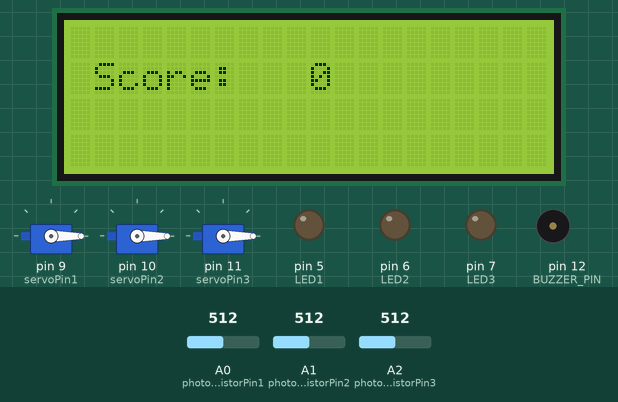
This sketch was run on a simulated Arduino Uno, built with avr-gcc and run on an emulated ATmega328P. Parts: 20×4 character LCD, 3 × servo, output pins drawn as LEDs (lit = HIGH), buzzer (waves = sounding, pin HIGH). The inputs (shaded band) are chosen by the test bench; at power-on: A2 (photoresistorPin3) = 512, A0 (photoresistorPin1) = 512, A1 (photoresistorPin2) = 512. Random numbers use the default seed unless the sketch sets one; what the sketch prints to the serial monitor is not drawn.

Above: at 3.8 s.
At 7.3 s:
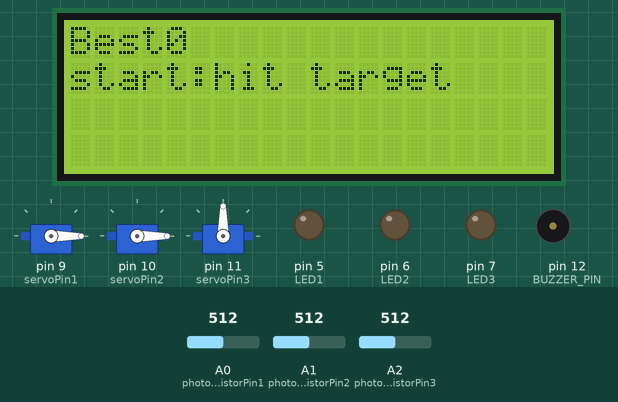
7.4 s: A2 (photoresistorPin3) set to 544
8.9 s: A2 (photoresistorPin3) set to 570
At 9.3 s:
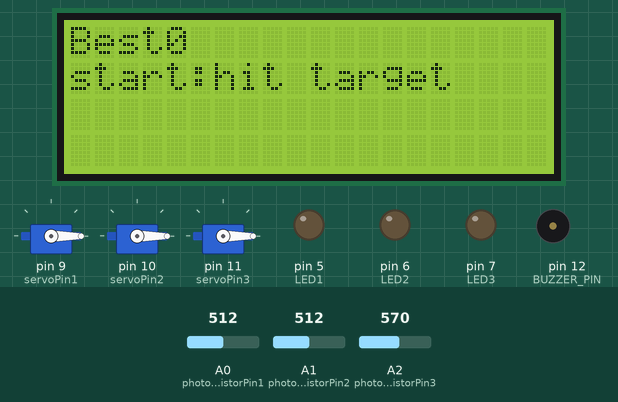
At 11.8 s:
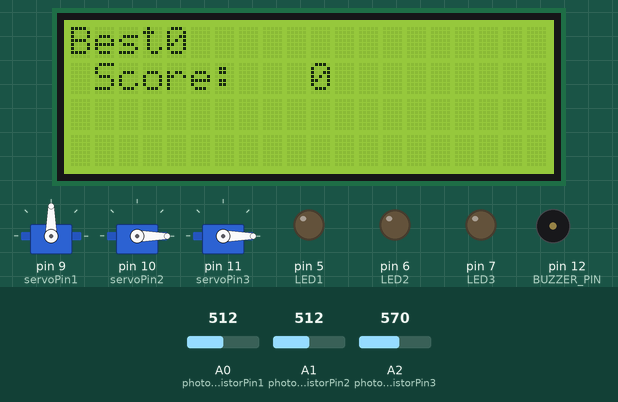
Timing chart, 0 to 30.9 s (numbered marks = the images above; inputs shaded):
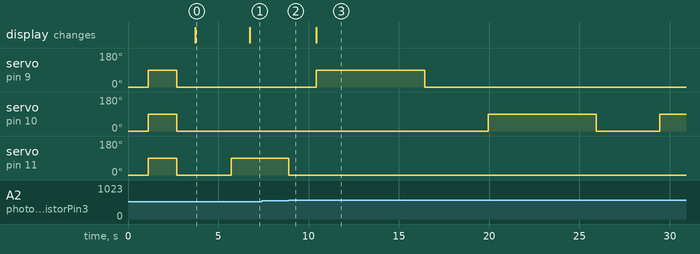

The sketch:

targetReal.ino
```cpp
#include <Wire.h>
#include <Servo.h>
#include <LiquidCrystal_I2C.h>

//--- 설정 값 (여기서 게임을 조절하세요!) ---
const int hitOffset = 50;
const int targetUpTime = 4500;  // 4.5초로 수정 (원하는 시간으로 설정)
const int delayAfterHit = 2000;

//--- 하드웨어 핀 설정 ---
const int photoresistorPin1 = A0;
const int servoPin1 = 9;
const int photoresistorPin2 = A1;
const int servoPin2 = 10;
const int photoresistorPin3 = A2;
const int servoPin3 = 11;
const int BUZZER_PIN = 12;
const int LED1 = 5;
const int LED2 = 6;
const int LED3 = 7; // BUZZER_PIN과 동일합니다. 핀 번호를 8번 등으로 바꿔야 합니다.
                    // 만약 LED3이 7번이 맞다면 부저와 동시에 켜집니다.
                    // 여기서는 핀 번호를 8로 수정했다고 가정합니다.
                    // const int LED3 = 8;


//--- 서보모터 각도 설정 ---
const int servoUpAngle = 90;
const int servoDownAngle = 0;

//--- LCD 설정 ---
LiquidCrystal_I2C lcd(0x27, 20, 4);

//--- 서보모터 객체 생성 ---
Servo targetServo1;
Servo targetServo2;
Servo targetServo3;

//--- 게임 변수 ---
int targetSequence[] = {1, 2, 3, 1, 2, 3, 1, 2, 3, 1, 2, 3};
int sequenceLength = sizeof(targetSequence) / sizeof(int);
int currentSequenceIndex = 0;
int score = 0;
int startLightValue = 0;
int highScore = 0;
bool targetIsUp = false;
bool gameRunning = false;
bool idleIsUp = false;
unsigned long gameStartTime;
unsigned long targetUpStartTime;
unsigned long nextTargetTime;
int baseLightValue1 = 0;
int baseLightValue2 = 0;
int baseLightValue3 = 0;
bool hit = false;


//--- 비차단(Non-Blocking) 타이머를 위한 변수 ---
bool isServoMoving = false;      // 서보가 현재 움직이는 중인지 여부
unsigned long servoMoveStartTime = 0; // 서보 움직임 시작 시간
const long servoMoveDuration = 1500; // 서보가 움직이는 데 걸리는 시간 (기존 delay)

bool isLedOn = false;          // LED가 켜져있는지 여부
unsigned long ledOnStartTime = 0;   // LED 켜기 시작한 시간
const long ledOnDuration = 1500;    // LED 켜져있는 시간

// (setupServo, updateScoreboard, playArcadeScream, idleGame 함수는 기존과 동일)
// ... (기존 setupServo 함수) ...
void setupServo(){
  targetServo1.attach(servoPin1);
  targetServo2.attach(servoPin2);
  targetServo3.attach(servoPin3);
  targetServo1.write(servoDownAngle);
  targetServo2.write(servoDownAngle);
  targetServo3.write(servoDownAngle);
  delay(1000); // setup()에서는 delay 사용 가능
  targetServo1.write(servoUpAngle);
  targetServo2.write(servoUpAngle);
  targetServo3.write(servoUpAngle);
  delay(1500);
  baseLightValue1 = analogRead(photoresistorPin1);
  baseLightValue2 = analogRead(photoresistorPin2);
  baseLightValue3 = analogRead(photoresistorPin3);
  Serial.println("--- Sensor Calibration ---");
  Serial.print("Target 1 Base Light: ");
  Serial.println(baseLightValue1);
  Serial.print("Target 2 Base Light: ");
  Serial.println(baseLightValue2);
  Serial.print("Target 3 Base Light: ");
  Serial.println(baseLightValue3);
  Serial.println("--------------------------");
  targetServo1.write(servoDownAngle);
  targetServo2.write(servoDownAngle);
  targetServo3.write(servoDownAngle);
  delay(1000);
}
// ... (기존 updateScoreboard 함수) ...
void updateScoreboard() {
  lcd.setCursor(0, 1);
  lcd.print("                ");
  lcd.setCursor(0, 1);
  lcd.print(" Score:   " + String(score));
}
// ... (기존 playArcadeScream 함수) ...
void playArcadeScream() {
  for (int hz = 2400; hz > 1000; hz -= 120) {
    tone(BUZZER_PIN, hz, 20);
    delay(10);
    tone(BUZZER_PIN, hz - 180, 20);
    delay(10);
  }
  for (int hz = 1000; hz > 300; hz -= 50) {
    tone(BUZZER_PIN, hz, 10);
    delay(5);
  }
  noTone(BUZZER_PIN);
}

void shuffleArray(int arr[], int size) {
  // 배열의 마지막 요소부터 첫 번째 요소까지 역순으로 반복
  for (int i = size - 1; i > 0; i--) {
    // 0부터 i (포함) 사이의 무작위 인덱스 j를 선택
    // random(i + 1)은 0부터 i까지의 정수를 반환합니다.
    long j = random(i + 1);

    // arr[i]와 arr[j]의 위치를 교환 (swap)
    int temp = arr[i];
    arr[i] = arr[j];
    arr[j] = temp;
  }
}

// ... (기존 idleGame 함수) ...
void idleGame(){
  if (!idleIsUp) {
      delay(2000); // idleGame은 게임 시작 전이므로 delay 사용 가능
      targetServo3.write(servoUpAngle);
      delay(1000);

      lcd.setCursor(0, 0);
      lcd.print("Best" + String(highScore));

      lcd.setCursor(0, 1);
      lcd.print("start:hit target");
      idleIsUp = true;

      startLightValue = analogRead(photoresistorPin3);
    }
    int idleCurrent = analogRead(photoresistorPin3);

    if (startLightValue + hitOffset < idleCurrent) {
      targetServo3.write(servoDownAngle);
      delay(1500);
      gameRunning = true;
      currentSequenceIndex = 0;
      score = 0;
      randomSeed(analogRead(A0));
      shuffleArray(targetSequence, sequenceLength);
      updateScoreboard(); // 점수판 초기화
      // 게임 시작 시 Best 스코어만 남기기
      lcd.setCursor(8, 0);
      lcd.print("        ");
    }
}


//--- 초기 설정 함수 ---
void setup() {
  Serial.begin(9600);
  lcd.init();
  lcd.init();
  lcd.backlight();
  pinMode(BUZZER_PIN, OUTPUT);
  setupServo();
  gameStartTime = millis();
  nextTargetTime = gameStartTime + 1000;
  updateScoreboard();
  pinMode(LED1, OUTPUT);
  pinMode(LED2, OUTPUT);
  pinMode(LED3, OUTPUT);
}


//--- (수정됨) 표적 올리는 함수 ---
void raiseTarget(int targetNum) {
  if (targetNum == 1) {
    targetServo1.write(servoUpAngle);
  }
  else if (targetNum == 2) {
    targetServo2.write(servoUpAngle);
  }
  else {
    targetServo3.write(servoUpAngle);
  }

  // delay(1500); <-- 제거!

  isServoMoving = true;           // 서보가 움직이기 시작했다고 표시
  servoMoveStartTime = millis();  // 움직임 시작 시간 기록

  Serial.println("--------------------");
  Serial.println("Target " + String(targetNum) + " RAISING...");
}

//--- (수정됨) 표적 내리는 함수 ---
void lowerTarget(int targetNum) {
  if (hit == true) { // 맞췄을 때만 LED 켜기
    isLedOn = true;
    ledOnStartTime = millis(); // LED 켜진 시간 기록
    if (targetNum == 1) {
      digitalWrite(LED1, HIGH);
    } else if (targetNum == 2) {
      digitalWrite(LED2, HIGH);
    } else {
      digitalWrite(LED3, HIGH);
    }
  }

  // 서보 내리기
  if (targetNum == 1) {
    targetServo1.write(servoDownAngle);
  } else if (targetNum == 2) {
    targetServo2.write(servoDownAngle);
  } else {
    targetServo3.write(servoDownAngle);
  }

  // delay(1500) 등 모든 딜레이 제거!

  isServoMoving = true;           // 서보가 움직이기 시작했다고 표시
  servoMoveStartTime = millis();  // 움직임 시작 시간 기록

  Serial.println("Target " + String(targetNum) + " LOWERING...");
}

//--- (수정됨) 메인 루프 함수 ---
void loop() {
  unsigned long currentTime = millis();

  // --- 1. 비차단 LED 끄기 관리 ---
  // LED가 켜져있고, 켜진 시간이 ledOnDuration(1.5초)를 지났으면 LED를 끈다.
  if (isLedOn && (currentTime - ledOnStartTime > ledOnDuration)) {
    isLedOn = false;
    digitalWrite(LED1, LOW);
    digitalWrite(LED2, LOW);
    digitalWrite(LED3, LOW);
  }

  // --- 2. 비차단 서보 움직임 관리 ---
  // 서보가 움직이는 중(isServoMoving == true)일 때
  if (isServoMoving) {
    // 서보가 움직인지 1.5초가 지났는지 확인
    if (currentTime - servoMoveStartTime > servoMoveDuration) {
      isServoMoving = false; // 서보 움직임 완료

      // 서보 움직임이 끝난 후 처리
      if (targetIsUp) {
        // 표적이 올라와 있었으니, 방금 동작은 '내리기'였음
        targetIsUp = false;
        currentSequenceIndex++; // 다음 표적으로 이동
        nextTargetTime = currentTime + delayAfterHit; // 다음 표적까지 딜레이
        Serial.println("Target DOWN complete.");
      }
      else {
        // 표적이 내려가 있었으니, 방금 동작은 '올리기'였음
        targetIsUp = true;
        targetUpStartTime = currentTime; // 표적이 올라온 시간 기록 (타이머 시작!)
        Serial.println("Target UP complete.");
      }
    }
    // 서보가 아직 움직이는 중이면 (1.5초가 안 지났으면)
    // 센서 읽기 등 다른 로직을 실행하지 않고 loop를 빠져나간다.
    // (빠르게 다음 loop()를 실행하며 시간 체크)
    return;
  }

  // --- 3. 게임 실행 로직 (서보가 멈춰있을 때만 실행됨) ---
  if (!gameRunning) {
    idleGame(); // 게임 시작 대기
  }
  else {
    // --- 4. 게임 종료 확인 ---
    if (currentSequenceIndex >= sequenceLength) {
      if (score > highScore) {
        highScore = score;
        lcd.setCursor(0, 0);
        lcd.print("Best" + String(highScore));
      }
      lcd.setCursor(8, 0);
      lcd.print(" You" + String(score));
      gameRunning = false;
      idleIsUp = false;
      return;
    }

    // --- 5. 표적 올릴 시간 확인 ---
    // (표적이 내려가 있고, 서보가 안 움직이고, 다음 표적 올릴 시간이 되었을 때)
    if (!targetIsUp && currentTime >= nextTargetTime) {
      raiseTarget(targetSequence[currentSequenceIndex]);
    }

    // --- 6. 표적이 올라와 있을 때 (히트 또는 타임아웃 확인) ---
    // (표적이 올라와 있고, 서보가 안 움직일 때)
    if (targetIsUp) {
      hit = false;
      int currentTarget = targetSequence[currentSequenceIndex];
      int currentLightValue = 0;
      unsigned long timeSinceUp = currentTime - targetUpStartTime;

      // ... (기존 히트 판정 로직 - 동일) ...
      if (currentTarget == 1) {
        currentLightValue = analogRead(photoresistorPin1);
        if (currentLightValue > baseLightValue1 + hitOffset) {
          hit = true;
          Serial.println(currentLightValue);
        }
      }
      else if (currentTarget == 2){
        currentLightValue = analogRead(photoresistorPin2);
        if (currentLightValue > baseLightValue2 + hitOffset) {
          hit = true;
          Serial.println(currentLightValue);
        }
      }
      else{ // currentTarget == 3
        currentLightValue = analogRead(photoresistorPin3);
        if (currentLightValue > baseLightValue3 + hitOffset) {
          hit = true;
          Serial.println(currentLightValue);
        }
      }

      // --- 7. 판정 처리 (히트 또는 타임아웃) ---
      if (hit) {
        score = score + 100;
        updateScoreboard();

        playArcadeScream(); // 참고: 이 함수는 여전히 delay를 사용합니다.

        lowerTarget(currentTarget); // 표적 내리기 '시작'
      }
      else if (timeSinceUp > targetUpTime) { // 타임아웃
        hit = false; // 맞춘 게 아니므로 LED가 켜지지 않도록 함
        lowerTarget(currentTarget); // 표적 내리기 '시작'
        Serial.println("Time OUT!");
      }
    }
  }
}
```

Measured:
- the behaviour switches between 562 and 563 on A2 (photoresistorPin3) (found by bisection; images 1 and 2)
- after the input at 7.4 s, every drawn part: stays the same
- after the input at 8.9 s, servo on pin 9 (servoPin1): 0° → 90° after 1.5 s, → 0° 6.0 s later; servo on pin 10 (servoPin2): 0° → 90° after 11.0 s, → 0° 6.0 s later, → 90° 3.5 s later; servo on pin 11 (servoPin3): 90° → 0° at once
- what the display in image 0 shows lasts 3.0 s, from 3.7 s to 6.7 s
